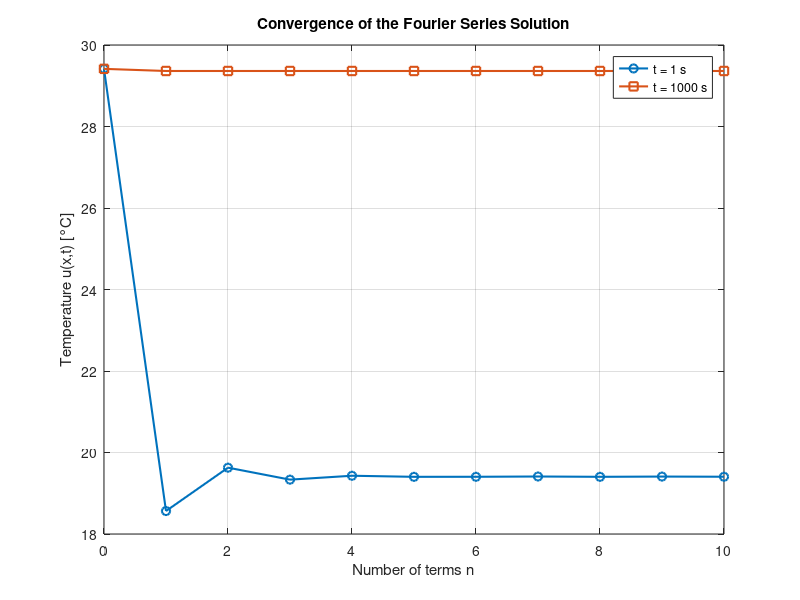

MATLAB code to generate this figure:
% Davyn Timbang
% 10/10/25
% ASEN 3802

clc;
clear;
close all;

function [n_series, u_converge_1, u_converge_1000] = u_x_t (H, T0, k, rho, c_p)

x = 13.585 / 100;

L = 0.149225;   

alpha = k / (rho * c_p);


% Define lambda_n and b_n
n_max = 10;
n = 1:n_max;
lambda_n = (2*n - 1) * pi / (2*L); 


for n = 1:n_max
b_n(n) = (8*H*L)/(pi^2) * ((-1.^n)/(2*n-1)^2);
end

% Define time values
t_values = [1, 1000]; % seconds

% Preallocate
u_t = zeros(length(t_values), 1);

% Compute temperature for each time
for i = 1:length(t_values)
    t = t_values(i);
    sum_term = sum(b_n .* sin(lambda_n * x) .* exp(-lambda_n.^2 * alpha * t));
    u_t(i) = T0 + H*x + sum_term;
end


% Convergence plot: u(x,t) vs n
n_series = 0:10;
u_converge_1 = zeros(size(n_series));
u_converge_1000 = zeros(size(n_series));

for k = 0:10
    if k == 0
        u_converge_1(k+1) = T0 + H*x;
        u_converge_1000(k+1) = T0 + H*x;
    else
        partial_sum_1 = sum(b_n(1:k) .* sin(lambda_n(1:k) * x) .* exp(-lambda_n(1:k).^2 * alpha * 1));
        partial_sum_1000 = sum(b_n(1:k) .* sin(lambda_n(1:k) * x) .* exp(-lambda_n(1:k).^2 * alpha * 1000));
        u_converge_1(k+1) = T0 + H*x + partial_sum_1;
        u_converge_1000(k+1) = T0 + H*x + partial_sum_1000;
    end
end



end


% % Constants
% H = 91.09;            % W/m^2 or as given
% T0 = 17.04;           % °C
% x = 13.585 / 100;    % convert cm to m
% alpha = 130/(2810*960);      % m^2/s (Aluminum 7075-T651)
% L = 0.149225;             % rod length [m] (adjust if known)
% 
% % Define lambda_n and b_n
% n_max = 10;
% n = 1:n_max;
% lambda_n = (2*n - 1) * pi / (2*L);
% 
% % Compute b_n using the analytical solution to the integral:
% % ∫ x sin(λx) dx = (sin(λL) - λL*cos(λL)) / λ^2
% %b_n = - (2*H./L) .* ((sin(lambda_n*L) - lambda_n*L.*cos(lambda_n*L)) ./ (lambda_n.^2));
% 
% for n = 1:n_max
% b_n(n) = (8*H*L)/(pi^2) * ((-1.^n)/(2*n-1)^2);
% end
% 
% % Define time values
% t_values = [1, 1000]; % seconds
% 
% % Preallocate
% u_t = zeros(length(t_values), 1);
% 
% % Compute temperature for each time
% for i = 1:length(t_values)
%     t = t_values(i);
%     sum_term = sum(b_n .* sin(lambda_n * x) .* exp(-lambda_n.^2 * alpha * t));
%     u_t(i) = T0 + H*x + sum_term;
% end

% Display results
% fprintf('Temperature at x = %.3f m\n', x);
% fprintf('At t = 1 s:    u = %.3f °C\n', u_t(1));
% fprintf('At t = 1000 s: u = %.3f °C\n', u_t(2));
% 
% % Convergence plot: u(x,t) vs n
% n_series = 0:10;
% u_converge_1 = zeros(size(n_series));
% u_converge_1000 = zeros(size(n_series));
% 
% for k = 0:10
%     if k == 0
%         u_converge_1(k+1) = T0 + H*x;
%         u_converge_1000(k+1) = T0 + H*x;
%     else
%         partial_sum_1 = sum(b_n(1:k) .* sin(lambda_n(1:k) * x) .* exp(-lambda_n(1:k).^2 * alpha * 1));
%         partial_sum_1000 = sum(b_n(1:k) .* sin(lambda_n(1:k) * x) .* exp(-lambda_n(1:k).^2 * alpha * 1000));
%         u_converge_1(k+1) = T0 + H*x + partial_sum_1;
%         u_converge_1000(k+1) = T0 + H*x + partial_sum_1000;
%     end
% end


[n_series_al_25, u_converge_1_al_25, u_converge_1000_al_25] = u_x_t (91.09, 17.04, 130, 2810, 960);



% Plot results
figure;
plot(n_series_al_25, u_converge_1_al_25, 'o-', 'LineWidth', 1.5);
hold on;
plot(n_series_al_25, u_converge_1000_al_25, 's-', 'LineWidth', 1.5);
xlabel('Number of terms n');
ylabel('Temperature u(x,t) [°C]');
title('Convergence of the Fourier Series Solution');
legend('t = 1 s', 't = 1000 s', 'Location', 'best');
grid on;